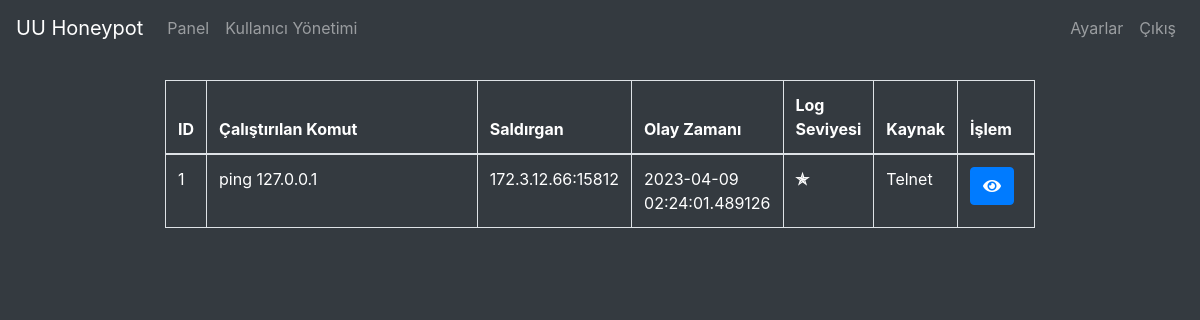
/log/dashboard (signed in), run on an earlier commit of the app's database.
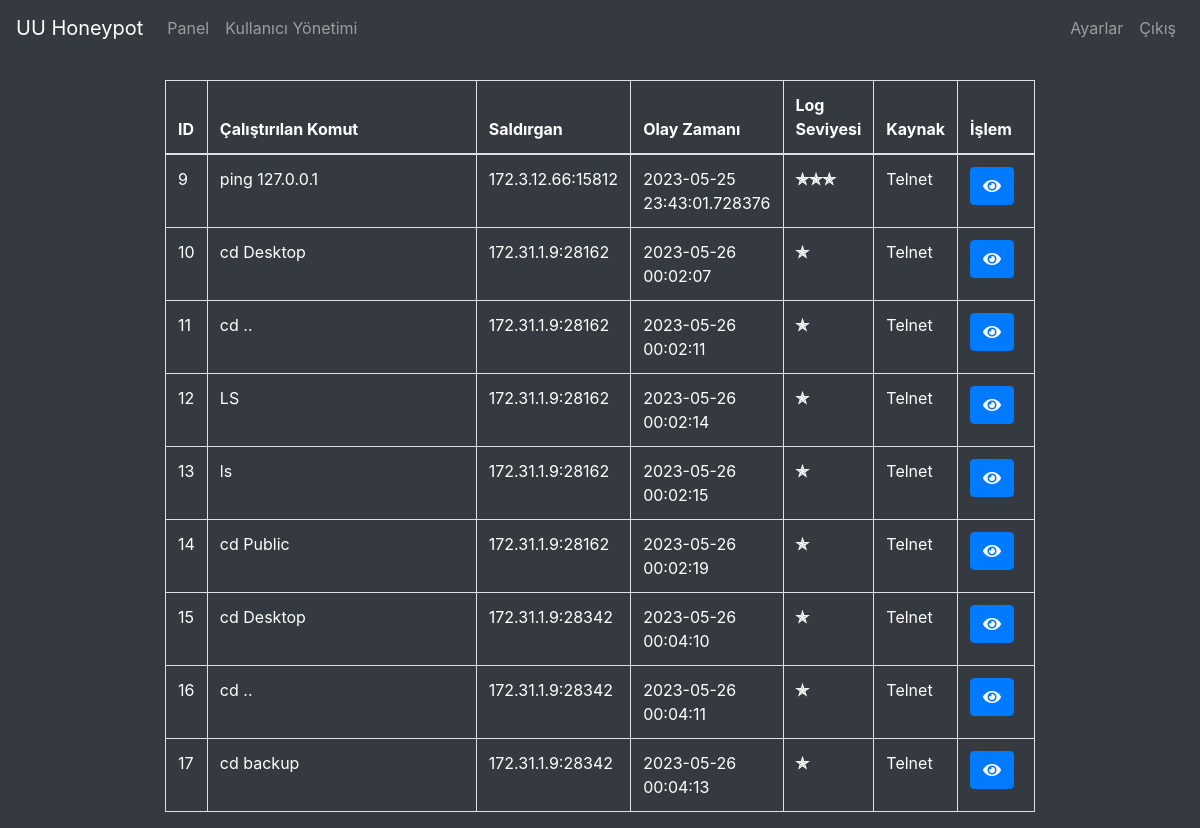
And on a later commit of the database.
### app/views.py (models this page shows)
class Log(db.Model):
    __tablename__ = 'Log'
    id = db.Column(db.Integer, primary_key=True)
    command = db.Column(db.String,  nullable=False)
    ip_port = db.Column(db.String, nullable=False)
    timestand = db.Column(db.DateTime, nullable=False)
    level = db.Column(db.Integer, nullable=False)
    source = db.Column(db.String, nullable=False)
    user_viewable = db.Column(db.Boolean, nullable=False)

### app/views.py (the view)
@app.route("/log/dashboard", methods=['GET'])
@login_required
def log_dashboard():
    logs = db.session.query(Log).filter(
        Log.user_viewable == True).order_by(Log.timestand)
    return render_template('log/dashboard.html', logs=logs)

### app/views.py (called while the page is built)
def login_required(func):
    @wraps(func)
    def decorated_view(*args, **kwargs):
        if 'username' not in session:
            return redirect("/login")
        return func(*args, **kwargs)
    return decorated_view

### app/templates/log/dashboard.html (shortened to what this page needs)
{% extends 'base.html' %}
{% block content %}
<table class="table table-bordered text-white">
  <thead>
    <tr>
      <th scope="col" style="max-width:50px;">ID</th>
      <th scope="col" style="width:600px;">Çalıştırılan Komut</th>
      <th scope="col" style="max-width:150px;">Saldırgan</th>
      <th scope="col" style="max-width:150px;">Olay Zamanı</th>
      <th scope="col" style="max-width:150px;">Log Seviyesi</th>
      <th scope="col">Kaynak</th>
      <th scope="col" style="max-width:200px;">İşlem</th>
    </tr>
  </thead>
  <tbody>
    {% for log in logs %}
    <tr>
      <td>{{ log.id }}</td>
      <td>{{ log.command }}</td>
      <td>{{ log.ip_port }}</td>
      <td>{{ log.timestand }}</td>
      <td><b>{% for i in range(log.level) %}✯{% endfor %}</b></td>
      <td>{{ log.source }}</td>
      <td>
        <div class="d-flex">
          <form action="/log/{{ log.id }}/escale" method="post">
            <button class="btn btn-primary mr-2" data-toggle="tooltip" data-placement="bottom" title="Log'u Escale Et">
              <i class="fas fa-eye"></i>
            </button>
          </form>
        </div>
      </td>
    </tr>
    {% endfor %}
  </tbody>
</table>
{% endblock %}

### app/templates/base.html (shortened to what this page needs)
<!DOCTYPE html>
<html lang="en">
<head>
    <link rel="stylesheet" href="https://stackpath.bootstrapcdn.com/bootstrap/4.5.2/css/bootstrap.min.css">
    <link rel="stylesheet" href="https://cdnjs.cloudflare.com/ajax/libs/font-awesome/5.15.1/css/all.min.css"
 />
</head>
<body class="text-white border-light bg-dark">
    {% if session %}
    {% include 'header.html' %}
    {% endif %}
    <div class="container-fluid w-75 mx-auto">
        {% block content %}{% endblock %}
    </div>
</body>
</html>

### app/templates/header.html (shortened to what this page needs)
<nav class="navbar navbar-expand-lg navbar-dark bg-dark mb-4">
    <a class="navbar-brand" href="/">UU Honeypot</a>
    <div class="collapse navbar-collapse" id="navbarNav">
        <ul class="navbar-nav">
            <li class="nav-item">
                <a class="nav-link" href="/">Panel</a>
            </li>
            {% if session['role'] == 'admin' %}
            <li class="nav-item">
                <a class="nav-link" href="/users">Kullanıcı Yönetimi</a>
            </li>
            {% endif %}
        </ul>
        <ul class="navbar-nav ml-auto">
            <li class="nav-item">
                <a class="nav-link" href="/settings">Ayarlar</a>
            </li>
            <li class="nav-item">
                <a class="nav-link" href="/logout">Çıkış</a>
            </li>
        </ul>
    </div>
</nav>

What changed in the data, as far as the page shows it:
removed Log: id "1", command "ping 127.0.0.1", ip_port "172.3.12.66:15812", timestand "2023-04-09 02:24:01.489126", level 1 (drawn), source "Telnet"
added Log: id "9", command "ping 127.0.0.1", ip_port "172.3.12.66:15812", timestand "2023-05-25 23:43:01.728376", level 3 (drawn), source "Telnet"
added Log: id "10", command "cd Desktop", ip_port "172.31.1.9:28162", timestand "2023-05-26 00:02:07", level 1 (drawn), source "Telnet"
added Log: id "11", command "cd ..", ip_port "172.31.1.9:28162", timestand "2023-05-26 00:02:11", level 1 (drawn), source "Telnet"
added Log: id "12", command "LS", ip_port "172.31.1.9:28162", timestand "2023-05-26 00:02:14", level 1 (drawn), source "Telnet"
added Log: id "13", command "ls", ip_port "172.31.1.9:28162", timestand "2023-05-26 00:02:15", level 1 (drawn), source "Telnet"
added Log: id "14", command "cd Public", ip_port "172.31.1.9:28162", timestand "2023-05-26 00:02:19", level 1 (drawn), source "Telnet"
added Log: id "15", command "cd Desktop", ip_port "172.31.1.9:28342", timestand "2023-05-26 00:04:10", level 1 (drawn), source "Telnet"
added Log: id "16", command "cd ..", ip_port "172.31.1.9:28342", timestand "2023-05-26 00:04:11", level 1 (drawn), source "Telnet"
added Log: id "17", command "cd backup", ip_port "172.31.1.9:28342", timestand "2023-05-26 00:04:13", level 1 (drawn), source "Telnet"
